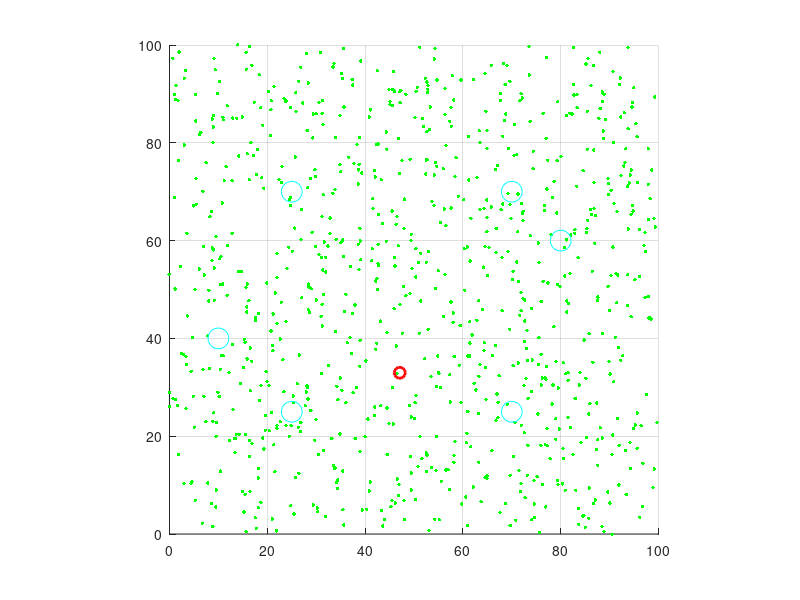

Source code (MATLAB):
%% Homework 3 Question 2 - Particle Filter
% By: Max Black
% Due: 11/6/2026

clear
close all
clc

% landmark definitions and other givens
landmarks = [25 25;
    25 70;
    70 25;
    70 70;
    10 40;
    80 60];
particles = zeros(1000, 3);

% robot initial pose and store the initial pose
x = 30 + rand()*40;
x0 = x;
y = 30 + rand()*40;
y0 = y;
theta = rand()*2*pi;
theta0 = theta;

% generate and store the random particles
for i=1:1000
    x_p = rand()*100;
    y_p = rand()*100;
    theta_p = rand()*2*pi;
    particles(i,1) = x_p;
    particles(i,2) = y_p;
    particles(i,3) = theta_p;
end

% robot movement and adding noise to the particles
for j = 1:10
    n_t = sqrt(0.5)*randn;
    n_dist = sqrt(0.5)*randn;
    theta = theta + 0.2 + n_t;
    dist = 1 + n_dist;
    x = x + dist*cos(theta);
    y = y + dist*sin(theta);

    % update the particles with noise
    particles(:,3) = particles(:,3) + 0.2 + sqrt(0.5)*randn(1000, 1);
    dist_p = 1 + sqrt(0.5)*randn(1000,1);
    particles(:,1) = particles(:,1) + dist_p.*cos(particles(:,3));
    particles(:,2) = particles(:,2) + dist_p.*sin(particles(:,3));

    %find the robot's distance to the landmarks
    lm_dist = sqrt((x - landmarks(:,1)).^2 + (y-landmarks(:,2)).^2);
    lm_meas = lm_dist + sqrt(8)*randn(6,1);
end

hold on
plot(particles(:,1), particles(:,2), 'g.', 'MarkerSize', 8);
plot(landmarks(:,1), landmarks(:,2), 'co', 'MarkerSize', 15);
plot(x, y, 'ro', 'MarkerSize', 8, 'LineWidth', 2);
xlim([0 100]);
ylim([0 100]);
hold off
axis equal
grid on
